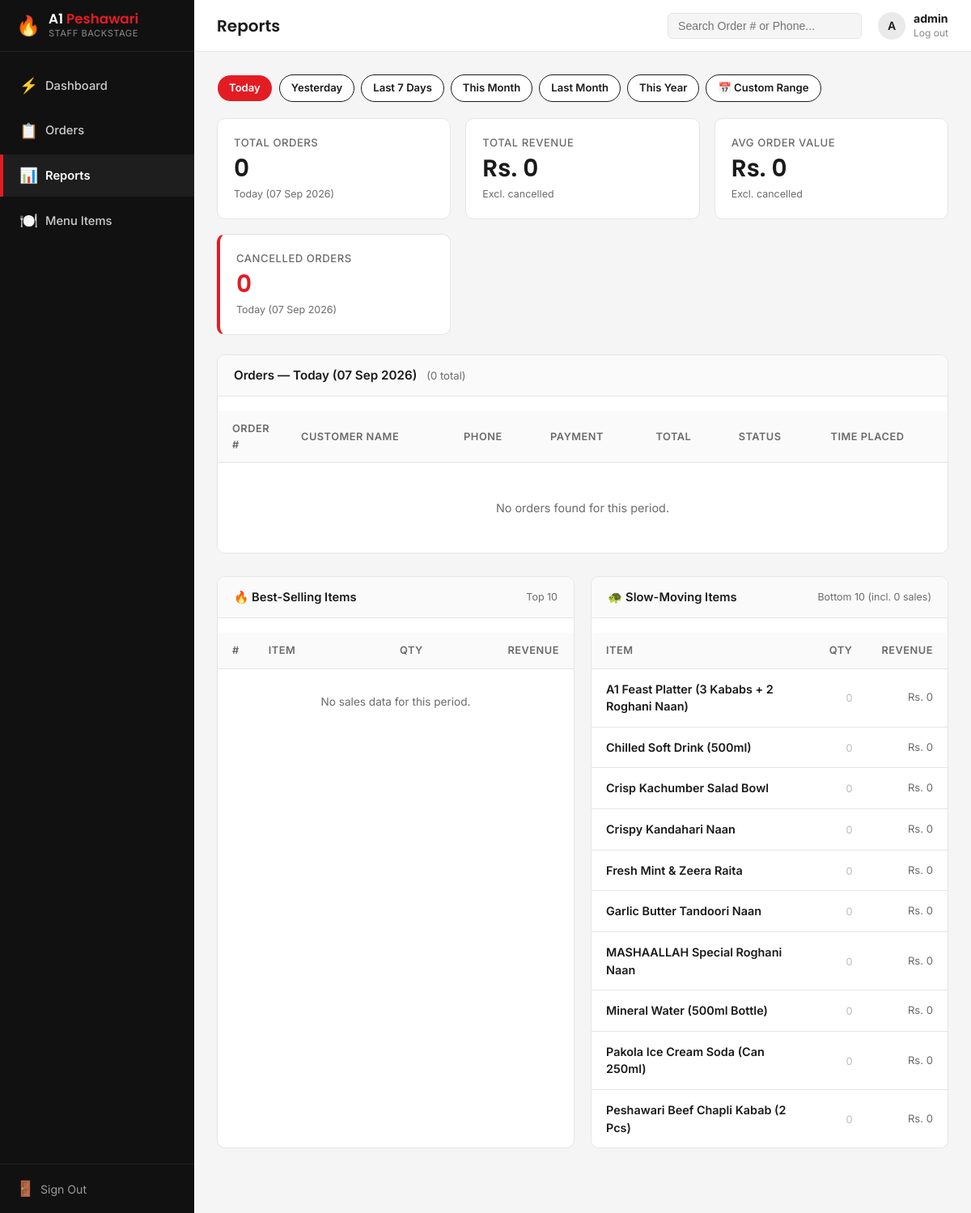
The page /admin/reports.php (signed in) on the database its author committed.
### tables this page shows
CREATE TABLE IF NOT EXISTS items (
    id INT AUTO_INCREMENT PRIMARY KEY,
    category_id INT NOT NULL,
    title VARCHAR(150) NOT NULL,
    description TEXT,
    price DECIMAL(10,2) NOT NULL,
    image_url VARCHAR(255),
    is_available TINYINT(1) DEFAULT 1,
    created_at TIMESTAMP DEFAULT CURRENT_TIMESTAMP,
    FOREIGN KEY (category_id) REFERENCES categories(id) ON DELETE RESTRICT ON UPDATE CASCADE
);

### includes/auth.php (called while the page is built, shortened)
<?php
function clean($conn, $data) {
    $data = trim($data);
    $data = stripslashes($data);
    return mysqli_real_escape_string($conn, $data);
}
function e($data) {
    return htmlspecialchars((string)($data ?? ''), ENT_QUOTES, 'UTF-8');
}
?>

### admin/reports.php (the view, shortened to what this page needs)
<?php
require_once __DIR__ . '/header.php';
$today = date('Y-m-d');
$range       = clean($conn, $_GET['range'] ?? 'today');
$custom_from = clean($conn, $_GET['from']  ?? '');
$custom_to   = clean($conn, $_GET['to']    ?? '');
switch ($range) {
    default:
        $range     = 'today';
        $date_from = $today;
        $date_to   = $today;
}
$date_cond = "DATE(o.created_at) BETWEEN '$date_from' AND '$date_to'";
$res = mysqli_query($conn, "SELECT COUNT(*) AS c FROM orders o WHERE $date_cond");
$total_orders = mysqli_fetch_assoc($res)['c'] ?? 0;
$res = mysqli_query($conn, "SELECT COALESCE(SUM(o.total_amount),0) AS rev FROM orders o WHERE $date_cond AND o.order_status != 'Cancelled'");
$total_revenue = mysqli_fetch_assoc($res)['rev'] ?? 0;
$res = mysqli_query($conn, "SELECT COALESCE(AVG(o.total_amount),0) AS avg_val FROM orders o WHERE $date_cond AND o.order_status != 'Cancelled'");
$avg_value = mysqli_fetch_assoc($res)['avg_val'] ?? 0;
$res = mysqli_query($conn, "SELECT COUNT(*) AS c FROM orders o WHERE $date_cond AND o.order_status = 'Cancelled'");
$cancelled_count = mysqli_fetch_assoc($res)['c'] ?? 0;
$orders_res = mysqli_query($conn,
    "SELECT o.*, da.area_name
     FROM orders o
     LEFT JOIN delivery_areas da ON o.delivery_area_id = da.id
     WHERE $date_cond
     ORDER BY o.id DESC
     LIMIT 200"
);
$best_res = mysqli_query($conn,
    "SELECT oi.item_id, oi.item_title,
            SUM(oi.quantity) AS total_qty,
            SUM(oi.quantity * oi.price) AS total_revenue
     FROM order_items oi
     JOIN orders o ON o.id = oi.order_id
     WHERE o.order_status != 'Cancelled' AND $date_cond
     GROUP BY oi.item_id, oi.item_title
     ORDER BY total_qty DESC
     LIMIT 10"
);
$slow_res = mysqli_query($conn,
    "SELECT i.id AS item_id, i.title AS item_title,
            COALESCE(SUM(oi_sub.quantity),0) AS total_qty,
            COALESCE(SUM(oi_sub.quantity * oi_sub.price),0) AS total_revenue
     FROM items i
     LEFT JOIN (
         SELECT oi.item_id, oi.quantity, oi.price
         FROM order_items oi
         JOIN orders o ON o.id = oi.order_id
         WHERE o.order_status != 'Cancelled' AND $date_cond
     ) oi_sub ON oi_sub.item_id = i.id
     WHERE i.is_available = 1
     GROUP BY i.id, i.title
     ORDER BY total_qty ASC, i.title ASC
     LIMIT 10"
);
$range_labels = [
    'today'     => 'Today (' . date('d M Y') . ')',
    'yesterday' => 'Yesterday (' . date('d M Y', strtotime('-1 day')) . ')',
    'last7'     => 'Last 7 Days',
    'thismonth' => 'This Month (' . date('F Y') . ')',
    'lastmonth' => 'Last Month (' . date('F Y', strtotime('last month')) . ')',
    'thisyear'  => 'This Year (' . date('Y') . ')',
    'custom'    => 'Custom: ' . date('d M Y', strtotime($date_from)) . ' - ' . date('d M Y', strtotime($date_to)),
];
$range_label = $range_labels[$range] ?? 'Today';
?>
<div style="display:flex;flex-wrap:wrap;align-items:center;gap:8px;margin-bottom:20px;">
<?php
$pills = [
    'today'     => 'Today',
    'yesterday' => 'Yesterday',
    'last7'     => 'Last 7 Days',
    'thismonth' => 'This Month',
    'lastmonth' => 'Last Month',
    'thisyear'  => 'This Year',
    'custom'    => '&#128197; Custom Range',
];
foreach ($pills as $val => $label):
    $active_style = ($range === $val)
        ? 'background:var(--admin-primary);color:#fff;border-color:var(--admin-primary);'
        : 'background:#fff;color:var(--admin-text-dark);border-color:var(--admin-border);';
    $href = 'reports.php?range=' . $val;
    if ($val === 'custom') $href .= '&from=' . urlencode($custom_from) . '&to=' . urlencode($custom_to);
?>
    <a href="<?php echo $href; ?>"
       style="<?php echo $active_style; ?>border:1px solid;padding:6px 14px;border-radius:999px;font-size:0.82rem;font-weight:600;text-decoration:none;transition:all .15s;">
        <?php echo $label; ?>
    </a>
<?php endforeach; ?>
</div>
<div class="stat-cards-grid" style="margin-bottom:24px;">
    <div class="admin-stat-card">
        <div class="admin-stat-label">Total Orders</div>
        <div class="admin-stat-value"><?php echo number_format($total_orders); ?></div>
        <div class="admin-stat-sub"><?php echo e($range_label); ?></div>
    </div>
    <div class="admin-stat-card">
        <div class="admin-stat-label">Total Revenue</div>
        <div class="admin-stat-value">Rs.&nbsp;<?php echo number_format($total_revenue, 0); ?></div>
        <div class="admin-stat-sub">Excl. cancelled</div>
    </div>
    <div class="admin-stat-card">
        <div class="admin-stat-label">Avg Order Value</div>
        <div class="admin-stat-value">Rs.&nbsp;<?php echo number_format($avg_value, 0); ?></div>
        <div class="admin-stat-sub">Excl. cancelled</div>
    </div>
    <div class="admin-stat-card alert-card">
        <div class="admin-stat-label">Cancelled Orders</div>
        <div class="admin-stat-value"><?php echo number_format($cancelled_count); ?></div>
        <div class="admin-stat-sub"><?php echo e($range_label); ?></div>
    </div>
</div>
<div class="admin-card" style="padding:0;overflow:hidden;margin-bottom:28px;">
    <div class="admin-card-header" style="padding:14px 20px;border-bottom:1px solid var(--admin-border);background:#FAFAFA;">
        <span class="admin-card-title" style="font-size:0.95rem;">
            Orders &mdash; <?php echo e($range_label); ?>
            <span style="font-weight:400;color:var(--admin-text-muted);font-size:0.82rem;margin-left:8px;">
                (<?php echo $total_orders; ?> total<?php echo ($total_orders > 200) ? ', showing first 200' : ''; ?>)
            </span>
        </span>
    </div>
    <div class="admin-table-container" style="border:none;border-radius:0;">
        <table class="admin-data-table">
            <thead>
                <tr>
                    <th style="width:85px;">Order #</th>
                    <th>Customer Name</th>
                    <th>Phone</th>
                    <th>Payment</th>
                    <th>Total</th>
                    <th>Status</th>
                    <th>Time Placed</th>
                </tr>
            </thead>
            <tbody>
            <?php if ($orders_res && mysqli_num_rows($orders_res) > 0):
                while ($row = mysqli_fetch_assoc($orders_res)): ?>
                <tr class="clickable-row" data-href="order_detail.php?id=<?php echo (int)$row['id']; ?>">
                    <td style="font-weight:700;">#<?php echo (int)$row['id']; ?></td>
                    <td style="font-weight:600;"><?php echo e($row['customer_name']); ?></td>
                    <td><?php echo e($row['customer_phone']); ?></td>
                    <td>
                        <span style="text-transform:uppercase;font-size:0.78rem;font-weight:600;color:#555;">
                            <?php echo e($row['payment_method']); ?>
                        </span>
                    </td>
                    <td style="font-weight:700;color:var(--admin-text-dark);">
                        Rs. <?php echo number_format($row['total_amount'], 0); ?>
                    </td>
                    <td><?php echo report_badge($row['order_status']); ?></td>
                    <td style="color:var(--admin-text-muted);font-size:0.82rem;white-space:nowrap;">
                        <?php echo date('d M, h:i A', strtotime($row['created_at'])); ?>
                    </td>
                </tr>
            <?php endwhile; else: ?>
                <tr>
                    <td colspan="7" style="text-align:center;padding:45px;color:var(--admin-text-muted);">
                        No orders found for this period.
                    </td>
                </tr>
            <?php endif; ?>
            </tbody>
        </table>
    </div>
</div>
<div style="display:grid;grid-template-columns:1fr 1fr;gap:20px;margin-bottom:28px;">
    <div class="admin-card" style="padding:0;overflow:hidden;">
        <div class="admin-card-header" style="padding:14px 20px;border-bottom:1px solid var(--admin-border);background:#FAFAFA;">
            <span class="admin-card-title" style="font-size:0.92rem;">&#128293; Best-Selling Items</span>
            <span style="font-size:0.78rem;color:var(--admin-text-muted);margin-left:6px;">Top 10</span>
        </div>
        <div class="admin-table-container" style="border:none;border-radius:0;">
            <table class="admin-data-table">
                <thead>
                    <tr>
                        <th style="width:28px;">#</th>
                        <th>Item</th>
                        <th style="text-align:right;">Qty</th>
                        <th style="text-align:right;">Revenue</th>
                    </tr>
                </thead>
                <tbody>
                <?php if ($best_res && mysqli_num_rows($best_res) > 0):
                    $rank = 1;
                    while ($row = mysqli_fetch_assoc($best_res)): ?>
                    <tr>
                        <td style="font-weight:700;color:var(--admin-primary);"><?php echo $rank++; ?></td>
                        <td style="font-weight:600;"><?php echo e($row['item_title']); ?></td>
                        <td style="text-align:right;font-weight:700;"><?php echo number_format($row['total_qty']); ?></td>
                        <td style="text-align:right;color:var(--admin-text-muted);font-size:0.82rem;">Rs.&nbsp;<?php echo number_format($row['total_revenue'], 0); ?></td>
                    </tr>
                <?php endwhile; else: ?>
                    <tr><td colspan="4" style="text-align:center;padding:30px;color:var(--admin-text-muted);font-size:0.85rem;">No sales data for this period.</td></tr>
                <?php endif; ?>
                </tbody>
            </table>
        </div>
    </div>
    <div class="admin-card" style="padding:0;overflow:hidden;">
        <div class="admin-card-header" style="padding:14px 20px;border-bottom:1px solid var(--admin-border);background:#FAFAFA;">
            <span class="admin-card-title" style="font-size:0.92rem;">&#128034; Slow-Moving Items</span>
            <span style="font-size:0.78rem;color:var(--admin-text-muted);margin-left:6px;">Bottom 10 (incl. 0 sales)</span>
        </div>
        <div class="admin-table-container" style="border:none;border-radius:0;">
            <table class="admin-data-table">
                <thead>
                    <tr>
                        <th>Item</th>
                        <th style="text-align:right;">Qty</th>
                        <th style="text-align:right;">Revenue</th>
                    </tr>
                </thead>
                <tbody>
                <?php if ($slow_res && mysqli_num_rows($slow_res) > 0):
                    while ($row = mysqli_fetch_assoc($slow_res)): ?>
                    <tr>
                        <td style="font-weight:600;"><?php echo e($row['item_title']); ?></td>
                        <td style="text-align:right;">
                            <?php if ($row['total_qty'] == 0): ?>
                                <span style="color:#bbb;font-size:0.8rem;">0</span>
                            <?php else: ?>
                                <?php echo number_format($row['total_qty']); ?>
                            <?php endif; ?>
                        </td>
                        <td style="text-align:right;color:var(--admin-text-muted);font-size:0.82rem;">Rs.&nbsp;<?php echo number_format($row['total_revenue'], 0); ?></td>
                    </tr>
                <?php endwhile; else: ?>
                    <tr><td colspan="3" style="text-align:center;padding:30px;color:var(--admin-text-muted);font-size:0.85rem;">No available items found.</td></tr>
                <?php endif; ?>
                </tbody>
            </table>
        </div>
    </div>
</div>
<?php require_once __DIR__ . '/footer.php'; ?>

### admin/admin.css (style rules this page uses)
:root { --admin-bg: #F5F5F5; --admin-surface: #FFFFFF; --admin-sidebar: #111111; --admin-sidebar-hover: #1E1E1E; --admin-sidebar-text: #FFFFFF; --admin-primary: #E31C23; --admin-primary-hover: #B3121A; --admin-primary-light: #FFF5F5; --admin-success: #1E8E3E; --admin-success-light: #E6F4EA; --admin-warning: #E0A106; --admin-warning-light: #FEF7E0; --admin-info: #1A73E8; --admin-info-light: #E8F0FE; --admin-border: #E5E5E5; --admin-text-dark: #1A1A1A; --admin-text-muted: #6B6B6B; --sidebar-width: 240px; --topbar-height: 64px; --radius-sm: 6px; --radius-md: 10px; }
*, *::before, *::after { box-sizing: border-box; margin: 0; padding: 0; }
body { font-family: 'Inter', -apple-system, BlinkMacSystemFont, 'Segoe UI', Roboto, sans-serif; background-color: var(--admin-bg); color: var(--admin-text-dark); line-height: 1.5; font-size: 0.92rem; min-height: 100vh; }
a { color: var(--admin-primary); text-decoration: none; }
.admin-card { background: var(--admin-surface); border: 1px solid var(--admin-border); border-radius: var(--radius-md); padding: 24px; margin-bottom: 24px; }
.admin-card-header { display: flex; justify-content: space-between; align-items: center; margin-bottom: 18px; }
.admin-card-title { font-size: 1.05rem; font-weight: 600; color: var(--admin-text-dark); margin: 0; }
.stat-cards-grid { display: grid; grid-template-columns: repeat(auto-fit, minmax(220px, 1fr)); gap: 18px; margin-bottom: 28px; }
.admin-stat-card { background: var(--admin-surface); border: 1px solid var(--admin-border); border-radius: var(--radius-md); padding: 20px; position: relative; text-decoration: none; color: inherit; display: block; transition: border-color 0.15s ease; }
.admin-stat-label { font-size: 0.82rem; font-weight: 500; color: var(--admin-text-muted); text-transform: uppercase; letter-spacing: 0.5px; margin-bottom: 6px; }
.admin-stat-value { font-family: 'Poppins', sans-serif; font-size: 1.85rem; font-weight: 600; color: var(--admin-text-dark); line-height: 1.1; }
.admin-stat-sub { font-size: 0.78rem; color: var(--admin-text-muted); margin-top: 6px; }
.admin-stat-card.alert-card { border-left: 4px solid var(--admin-primary); }
.admin-stat-card.alert-card .admin-stat-value { color: var(--admin-primary); }
.admin-table-container { background: var(--admin-surface); border: 1px solid var(--admin-border); border-radius: var(--radius-md); overflow: hidden; }
.admin-data-table { width: 100%; border-collapse: collapse; text-align: left; }
.admin-data-table th { background: #FAFAFA; padding: 12px 18px; font-size: 0.8rem; font-weight: 600; color: var(--admin-text-muted); text-transform: uppercase; letter-spacing: 0.5px; border-bottom: 1px solid var(--admin-border); }
.admin-data-table td { padding: 14px 18px; border-bottom: 1px solid var(--admin-border); vertical-align: middle; font-size: 0.9rem; }
.admin-data-table tbody tr { transition: background 0.1s ease; }
.admin-data-table tbody tr:last-child td { border-bottom: none; }

### rows shown on the page
items: title "A1 Feast Platter (3 Kababs + 2 Roghani Naan)", total_revenue "0"
items: title "Chilled Soft Drink (500ml)", total_revenue "0"
items: title "Crisp Kachumber Salad Bowl", total_revenue "0"
items: title "Crispy Kandahari Naan", total_revenue "0"
items: title "Fresh Mint & Zeera Raita", total_revenue "0"
items: title "Garlic Butter Tandoori Naan", total_revenue "0"
items: title "MASHAALLAH Special Roghani Naan", total_revenue "0"
items: title "Mineral Water (500ml Bottle)", total_revenue "0"
items: title "Pakola Ice Cream Soda (Can 250ml)", total_revenue "0"
items: title "Peshawari Beef Chapli Kabab (2 Pcs)", total_revenue "0"

### other values the page prints
$page_heading "Reports"
substr($admin_user, 0, 1) "A"
$admin_user "admin"
$label "Today"
$label "Yesterday"
$label "Last 7 Days"
$label "This Month"
$label "Last Month"
$label "This Year"
$label "📅 Custom Range"
$total_orders "0"
$range_label "Today (07 Sep 2026)"
$total_revenue "0"
$avg_value "0"
$cancelled_count "0"
